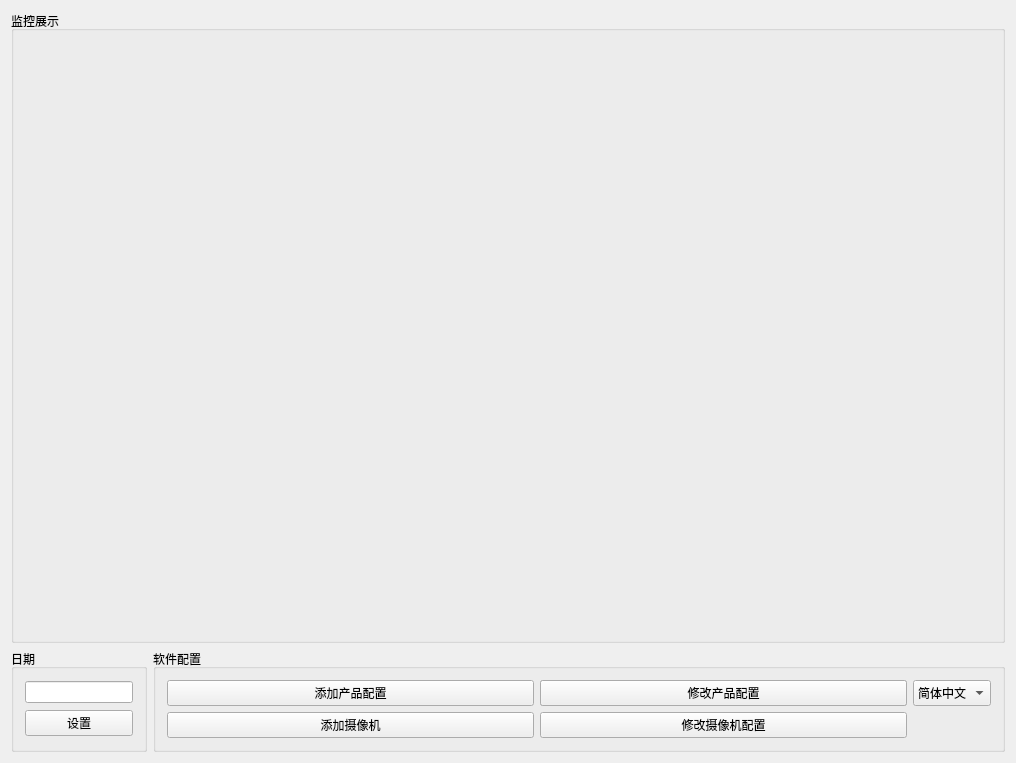
<?xml version="1.0" encoding="UTF-8"?>
<ui version="4.0">
 <class>ProonnxClass</class>
 <widget class="QMainWindow" name="ProonnxClass">
  <property name="geometry">
   <rect>
    <x>0</x>
    <y>0</y>
    <width>1016</width>
    <height>763</height>
   </rect>
  </property>
  <property name="windowTitle">
   <string>Proonnx</string>
  </property>
  <widget class="QWidget" name="centralWidget">
   <layout class="QGridLayout" name="gridLayout_2" rowstretch="1,0" rowminimumheight="0,0">
    <item row="0" column="0">
     <widget class="QGroupBox" name="gBox_monitoringDisplay">
      <property name="title">
       <string>监控展示</string>
      </property>
     </widget>
    </item>
    <item row="1" column="0">
     <layout class="QHBoxLayout" name="horizontalLayout" stretch="0,1">
      <item>
       <widget class="QGroupBox" name="gBox_currenctDate">
        <property name="title">
         <string>日期</string>
        </property>
        <layout class="QVBoxLayout" name="verticalLayout">
         <item>
          <widget class="QLineEdit" name="ledit_currentDate"/>
         </item>
         <item>
          <widget class="QPushButton" name="pbtn_setProonnx">
           <property name="text">
            <string>设置</string>
           </property>
          </widget>
         </item>
        </layout>
       </widget>
      </item>
      <item>
       <widget class="QGroupBox" name="gBox_setPutton">
        <property name="title">
         <string>软件配置</string>
        </property>
        <layout class="QGridLayout" name="gridLayout">
         <item row="0" column="2">
          <widget class="QPushButton" name="pbt_modProductConfig">
           <property name="sizePolicy">
            <sizepolicy hsizetype="Expanding" vsizetype="Expanding">
             <horstretch>0</horstretch>
             <verstretch>0</verstretch>
            </sizepolicy>
           </property>
           <property name="text">
            <string>修改产品配置</string>
           </property>
          </widget>
         </item>
         <item row="0" column="1">
          <widget class="QPushButton" name="pbt_addProductCongfig">
           <property name="sizePolicy">
            <sizepolicy hsizetype="Expanding" vsizetype="Expanding">
             <horstretch>0</horstretch>
             <verstretch>0</verstretch>
            </sizepolicy>
           </property>
           <property name="text">
            <string>添加产品配置</string>
           </property>
          </widget>
         </item>
         <item row="0" column="3">
          <widget class="QComboBox" name="cBox_changeLanguage">
           <property name="sizePolicy">
            <sizepolicy hsizetype="Preferred" vsizetype="Expanding">
             <horstretch>0</horstretch>
             <verstretch>0</verstretch>
            </sizepolicy>
           </property>
           <item>
            <property name="text">
             <string>简体中文</string>
            </property>
           </item>
           <item>
            <property name="text">
             <string>Enlish</string>
            </property>
           </item>
          </widget>
         </item>
         <item row="0" column="2">
          <widget class="QPushButton" name="pbt_modProductConfig">
           <property name="text">
            <string>修改产品配置</string>
           </property>
          </widget>
         </item>
         <item row="1" column="2">
          <widget class="QPushButton" name="pbt_modCameraConfig">
           <property name="text">
            <string>修改摄像机配置</string>
           </property>
          </widget>
           </item>
         <item row="1" column="1">
          <widget class="QPushButton" name="pbt_addCamera">
           <property name="text">
            <string>添加摄像机</string>
           </property>
          </widget>
         </item>
        </layout>
       </widget>
      </item>
     </layout>
    </item>
   </layout>
  </widget>
 </widget>
 <layoutdefault spacing="6" margin="11"/>
 <resources>
  <include location="Proonnx.qrc"/>
 </resources>
 <connections/>
</ui>
